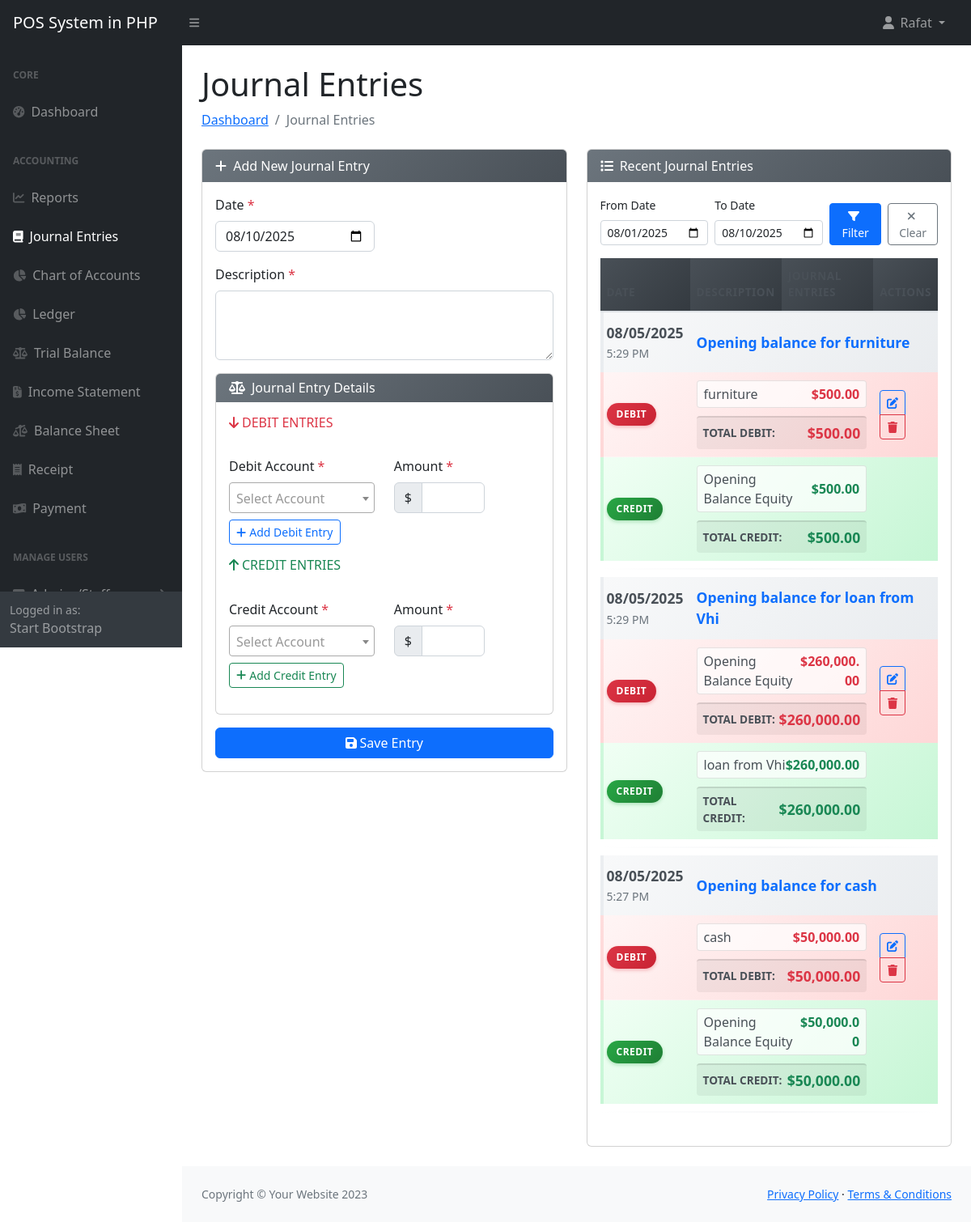
/admin/journal.php (signed in), run on the app's committed database.
### tables this page shows
CREATE TABLE `journal_entries` (
  `id` int(11) NOT NULL,
  `entry_date` date NOT NULL,
  `description` text NOT NULL,
  `entry_type` enum('cash','bank') NOT NULL,
  `debit_account_id` int(11) NOT NULL,
  `credit_account_id` int(11) NOT NULL,
  `amount` decimal(15,2) NOT NULL,
  `created_at` timestamp NOT NULL DEFAULT current_timestamp()
);

CREATE TABLE `journal_entry_lines` (
  `id` int(11) NOT NULL,
  `journal_entry_id` int(11) NOT NULL,
  `account_id` int(11) NOT NULL,
  `entry_type` enum('debit','credit') NOT NULL,
  `amount` decimal(15,2) NOT NULL,
  `created_at` timestamp NOT NULL DEFAULT current_timestamp()
);

CREATE TABLE `accounts` (
  `id` int(11) NOT NULL,
  `account_name` varchar(255) NOT NULL,
  `account_type` enum('cash','bank','capital','revenue','expense','asset','liability') NOT NULL,
  `description` text DEFAULT NULL,
  `balance` decimal(15,2) DEFAULT 0.00,
  `status` tinyint(1) NOT NULL DEFAULT 1 COMMENT '1=active,0=inactive',
  `created_at` timestamp NOT NULL DEFAULT current_timestamp()
);

### admin/journal.php (the view, shortened to what the rows shown need)
<?php
include 'includes/header.php';
include '../config/dbcon.php';
$from_date = $_GET['from_date'] ?? date('Y-m-01');
$to_date = $_GET['to_date'] ?? date('Y-m-d');
$entries_query = "SELECT je.*,
                  da.account_name as debit_account_name,
                  da.account_type as debit_account_type,
                  ca.account_name as credit_account_name,
                  ca.account_type as credit_account_type
                  FROM journal_entries je
                  JOIN accounts da ON je.debit_account_id = da.id
                  JOIN accounts ca ON je.credit_account_id = ca.id
                  WHERE je.entry_date BETWEEN ? AND ?
                  ORDER BY je.entry_date DESC, je.created_at DESC
                  LIMIT 50";
$entries_stmt = $conn->prepare($entries_query);
$entries_stmt->bind_param("ss", $from_date, $to_date);
$entries_stmt->execute();
$entries_result = $entries_stmt->get_result();
$detailed_entries = [];
if ($entries_result->num_rows > 0) {
    $entry_ids = [];
    while ($row = $entries_result->fetch_assoc()) {
        $entry_ids[] = $row['id'];
    }
    if (!empty($entry_ids)) {
        $placeholders = str_repeat('?,', count($entry_ids) - 1) . '?';
        $detailed_query = "SELECT jel.*, a.account_name, a.account_type
                          FROM journal_entry_lines jel
                          JOIN accounts a ON jel.account_id = a.id
                          WHERE jel.journal_entry_id IN ($placeholders)
                          ORDER BY jel.journal_entry_id, jel.entry_type DESC, jel.amount DESC";
        $detailed_stmt = $conn->prepare($detailed_query);
        $detailed_stmt->bind_param(str_repeat('i', count($entry_ids)), ...$entry_ids);
        $detailed_stmt->execute();
        $detailed_result = $detailed_stmt->get_result();
        while ($line = $detailed_result->fetch_assoc()) {
            $detailed_entries[$line['journal_entry_id']][] = $line;
        }
    }
    $entries_result->data_seek(0);
}
?>
<div class="container-fluid px-4">
    <h1 class="mt-4">Journal Entries</h1>
    <div class="row">
        <div class="col-xl-6">
            <div class="card mb-4">
                <div class="card-body">
                                         <?php if ($entries_result->num_rows > 0): ?>
                         <div class="table-responsive">
                             <table class="table table-sm table-hover journal-entries-table">
                                 <thead>
                                     <tr>
                                         <th style="width: 15%">Date</th>
                                         <th style="width: 25%">Description</th>
                                         <th style="width: 50%">Journal Entries</th>
                                         <th style="width: 10%">Actions</th>
                                     </tr>
                                 </thead>
                                 <tbody>
                                     <?php while ($entry = $entries_result->fetch_assoc()): ?>
                                         <?php
                                         $entry_lines = $detailed_entries[$entry['id']] ?? [];
                                         $debit_lines = [];
                                         $credit_lines = [];
                                         $total_debit = 0;
                                         $total_credit = 0;
                                         if (!empty($entry_lines)) {
                                             foreach ($entry_lines as $line) {
                                                 if ($line['entry_type'] === 'debit') {
                                                     $debit_lines[] = $line;
                                                     $total_debit += $line['amount'];
                                                 } else {
                                                     $credit_lines[] = $line;
                                                     $total_credit += $line['amount'];
                                                 }
                                             }
                                         }
                                         ?>
                                         <tr class="journal-date-row">
                                             <td class="align-middle">
                                                 <div class="fw-bold"><?php echo date('m/d/Y', strtotime($entry['entry_date'])); ?></div>
                                                 <small class="text-muted"><?php echo date('g:i A', strtotime($entry['created_at'])); ?></small>
                                             </td>
                                             <td colspan="3" class="align-middle">
                                                 <div class="fw-bold text-primary"><?php echo htmlspecialchars($entry['description']); ?></div>
                                             </td>
                                         </tr>
                                         <tr class="debit-entries-row">
                                             <td class="align-middle">
                                                 <span class="badge bg-danger">DEBIT</span>
                                             </td>
                                             <td colspan="2" class="align-middle">
                                                 <div class="debit-entries-container">
                                                     <?php foreach ($debit_lines as $line): ?>
                                                         <div class="entry-item">
                                                             <span class="account-name"><?php echo htmlspecialchars($line['account_name']); ?></span>
                                                             <span class="amount text-danger fw-bold">$<?php echo number_format($line['amount'], 2); ?></span>
                                                         </div>
                                                     <?php endforeach; ?>
                                                     <div class="total-line">
                                                         <span class="total-label">Total Debit:</span>
                                                         <span class="total-amount text-danger fw-bold">$<?php echo number_format($total_debit, 2); ?></span>
                                                     </div>
                                                 </div>
                                             </td>
                                             <td class="align-middle">
                                                 <div class="btn-group-vertical btn-group-sm" role="group">
                                                     <a href="journal-edit.php?id=<?php echo $entry['id']; ?>"
                                                        class="btn btn-outline-primary btn-sm" title="Edit">
                                                         <i class="fas fa-edit"></i>
                                                     </a>
                                                     <a href="journal-delete.php?id=<?php echo $entry['id']; ?>"
                                                        class="btn btn-outline-danger btn-sm" title="Delete"
                                                        onclick="return confirm('Delete this entry?')">
                                                         <i class="fas fa-trash"></i>
                                                     </a>
                                                 </div>
                                             </td>
                                         </tr>
                                         <tr class="credit-entries-row">
                                             <td class="align-middle">
                                                 <span class="badge bg-success">CREDIT</span>
                                             </td>
                                             <td colspan="2" class="align-middle">
                                                 <div class="credit-entries-container">
                                                     <?php foreach ($credit_lines as $line): ?>
                                                         <div class="entry-item">
                                                             <span class="account-name"><?php echo htmlspecialchars($line['account_name']); ?></span>
                                                             <span class="amount text-success fw-bold">$<?php echo number_format($line['amount'], 2); ?></span>
                                                         </div>
                                                     <?php endforeach; ?>
                                                     <div class="total-line">
                                                         <span class="total-label">Total Credit:</span>
                                                         <span class="total-amount text-success fw-bold">$<?php echo number_format($total_credit, 2); ?></span>
                                                     </div>
                                                 </div>
                                             </td>
                                             <td class="align-middle">
                                             </td>
                                         </tr>
                                         <tr class="entry-separator">
                                             <td colspan="4" class="p-0">
                                                 <hr class="my-2">
                                             </td>
                                         </tr>
                                     <?php endwhile; ?>
                                 </tbody>
                             </table>
                         </div>
                     <?php endif; ?>
                </div>
            </div>
        </div>
    </div>
</div>
<?php include 'includes/footer.php'; ?>

### data on the page
journal_entries: entry_date "08/05/2025", created_at "5:29 PM", description "Opening balance for furniture", total_debit "500.00", total_credit "500.00"
journal_entry_lines: account.account_name "furniture", amount "500.00"
journal_entry_lines: account.account_name "Opening Balance Equity", amount "500.00"
journal_entries: entry_date "08/05/2025", created_at "5:29 PM", description "Opening balance for loan from Vhi", total_debit "260,000.00", total_credit "260,000.00"
journal_entry_lines: account.account_name "Opening Balance Equity", amount "260,000.00"
journal_entry_lines: account.account_name "loan from Vhi", amount "260,000.00"
journal_entries: entry_date "08/05/2025", created_at "5:27 PM", description "Opening balance for cash", total_debit "50,000.00", total_credit "50,000.00"
journal_entry_lines: account.account_name "cash", amount "50,000.00"
journal_entry_lines: account.account_name "Opening Balance Equity", amount "50,000.00"

### other printed values
$_SESSION['loggedInUser']['name'] "Rafat"
